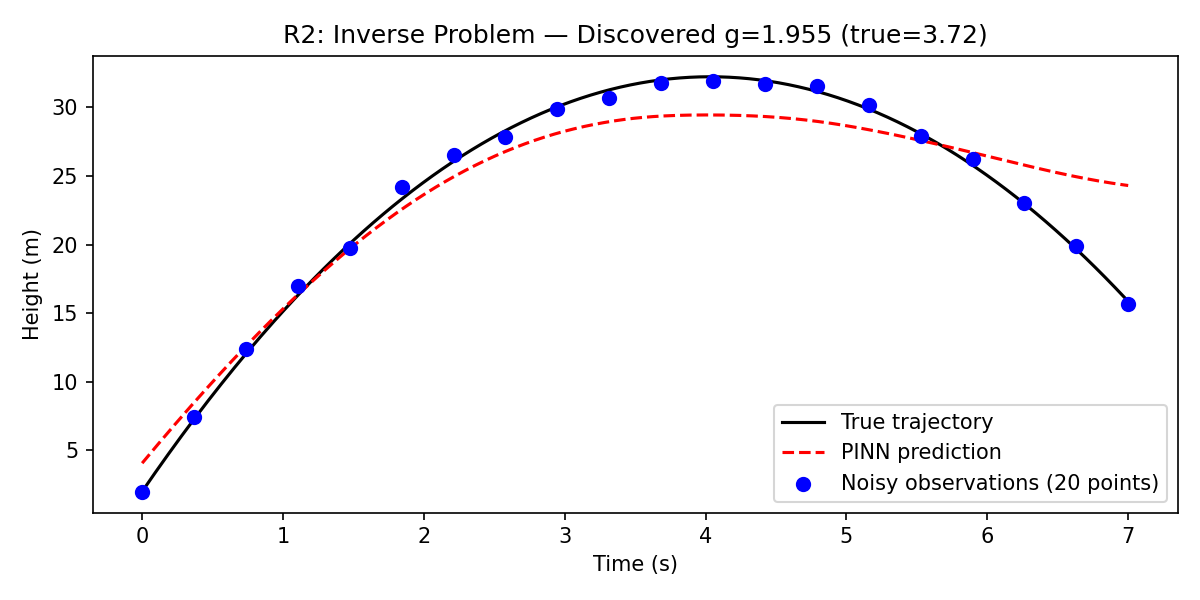

Write the Python code that produced this figure.
import torch
import torch.nn as nn
import matplotlib.pyplot as plt

torch.manual_seed(42)

TRUE_GRAVITY_ON_MARS = 3.72
INITIAL_HEIGHT = 2.0
INITIAL_VELOCITY = 15.0
NUM_OBSERVED_POINTS = 20
NUM_EPOCHS = 10000


def true_height(time):
    return INITIAL_HEIGHT + INITIAL_VELOCITY * time - 0.5 * TRUE_GRAVITY_ON_MARS * time ** 2


class PhysicsInformedNN(nn.Module):
    def __init__(self):
        super().__init__()
        self.layers = nn.Sequential(
            nn.Linear(1, 32), nn.Tanh(),
            nn.Linear(32, 32), nn.Tanh(),
            nn.Linear(32, 1)
        )
        self.discovered_gravity = nn.Parameter(torch.tensor([1.0]))

    def forward(self, time):
        return self.layers(time)


model = PhysicsInformedNN()
optimizer = torch.optim.Adam(model.parameters(), lr=1e-3)

time_observed = torch.linspace(0, 7, NUM_OBSERVED_POINTS).reshape(-1, 1)
height_observed_exact = true_height(time_observed)
noise = 0.3 * torch.randn_like(height_observed_exact)
height_observed = height_observed_exact + noise

time_collocation = torch.linspace(0, 7, 300).reshape(-1, 1)
time_collocation.requires_grad = True

for epoch in range(NUM_EPOCHS):
    optimizer.zero_grad()

    height_predicted_at_data = model(time_observed)
    loss_data = torch.mean((height_predicted_at_data - height_observed) ** 2)

    height_at_collocation = model(time_collocation)

    ones_like_height = torch.ones_like(height_at_collocation)
    velocity = torch.autograd.grad(
        outputs=height_at_collocation,
        inputs=time_collocation,
        grad_outputs=ones_like_height,
        create_graph=True
    )[0]

    ones_like_velocity = torch.ones_like(velocity)
    acceleration = torch.autograd.grad(
        outputs=velocity,
        inputs=time_collocation,
        grad_outputs=ones_like_velocity,
        create_graph=True
    )[0]

    physics_residual = acceleration + model.discovered_gravity
    loss_physics = torch.mean(physics_residual ** 2)

    total_loss = loss_data + loss_physics
    total_loss.backward()
    optimizer.step()

    if (epoch + 1) % 2000 == 0:
        current_g = model.discovered_gravity.item()
        print(f"Epoch {epoch+1}: loss_data={loss_data.item():.4f}, "
              f"loss_physics={loss_physics.item():.4f}, "
              f"discovered_g={current_g:.4f} (true={TRUE_GRAVITY_ON_MARS})")

print(f"\nFinal discovered gravity: {model.discovered_gravity.item():.4f}")
print(f"True gravity on Mars:     {TRUE_GRAVITY_ON_MARS}")

time_test = torch.linspace(0, 7, 300).reshape(-1, 1)
with torch.no_grad():
    height_predicted = model(time_test).numpy()

plt.figure(figsize=(8, 4))
plt.plot(time_test.numpy(), true_height(time_test).numpy(), 'k-', label='True trajectory')
plt.plot(time_test.numpy(), height_predicted, 'r--', label='PINN prediction')
plt.scatter(
    time_observed.numpy(), height_observed.numpy(),
    c='blue', s=40, zorder=5, label=f'Noisy observations ({NUM_OBSERVED_POINTS} points)'
)
plt.xlabel('Time (s)')
plt.ylabel('Height (m)')
plt.legend()
plt.title(f'R2: Inverse Problem — Discovered g={model.discovered_gravity.item():.3f} (true={TRUE_GRAVITY_ON_MARS})')
plt.tight_layout()
plt.savefig('demos/r2_inverse_ball.png', dpi=150)
plt.show()
